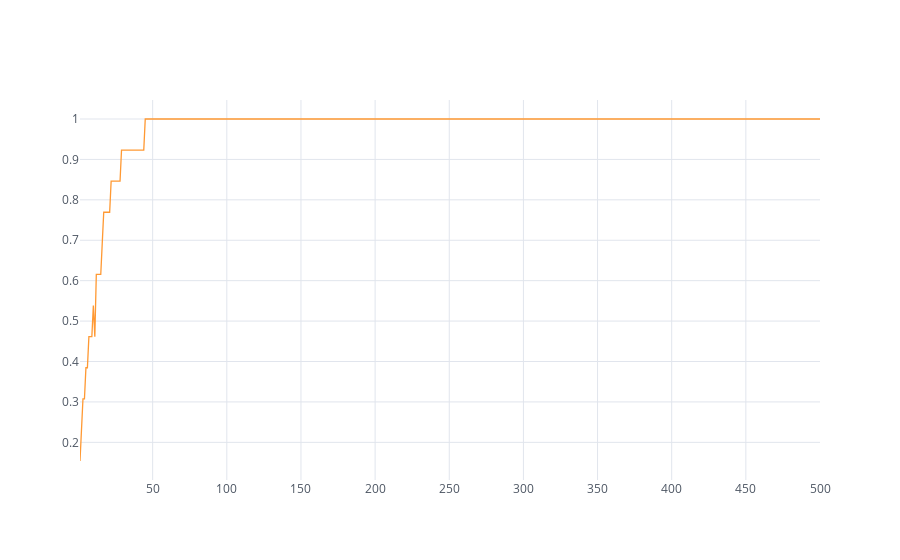

Notebook cell for this chart:
### Code cell
df = pd.DataFrame(logger.iterations)
df.groupby("generation").agg("max").iplot(kind="scatter", y="fitness")

### Figure 1 — Plotly figure (JSON) as saved in the notebook; plotly's stock layout.template omitted (floating-point values rounded to 4 significant figures; data arrays with more than 128 entries replaced by an {"elided": "..."} marker saying what was removed)
{"data": [{"line": {"color": "rgba(255, 153, 51, 1.0)", "dash": "solid", "shape": "linear", "width": 1.3}, "mode": "lines", "name": "fitness", "text": "", "type": "scatter", "uid": "c858160f-e8d6-41db-86e8-1485369df247", "x": {"elided": "500 int values"}, "y": {"elided": "500 float values"}}], "layout": {"autosize": true, "legend": {"bgcolor": "#FFFFFF", "font": {"color": "#4D5663"}}, "paper_bgcolor": "#FFFFFF", "plot_bgcolor": "#FFFFFF", "title": {"font": {"color": "#4D5663"}}, "xaxis": {"autorange": true, "gridcolor": "#E1E5ED", "range": [1, 500], "showgrid": true, "showspikes": false, "tickfont": {"color": "#4D5663"}, "title": {"font": {"color": "#4D5663"}, "text": ""}, "type": "linear", "zerolinecolor": "#E1E5ED"}, "yaxis": {"autorange": true, "gridcolor": "#E1E5ED", "range": [0.1068, 1.047], "showgrid": true, "showspikes": false, "tickfont": {"color": "#4D5663"}, "title": {"font": {"color": "#4D5663"}, "text": ""}, "type": "linear", "zerolinecolor": "#E1E5ED"}}}
